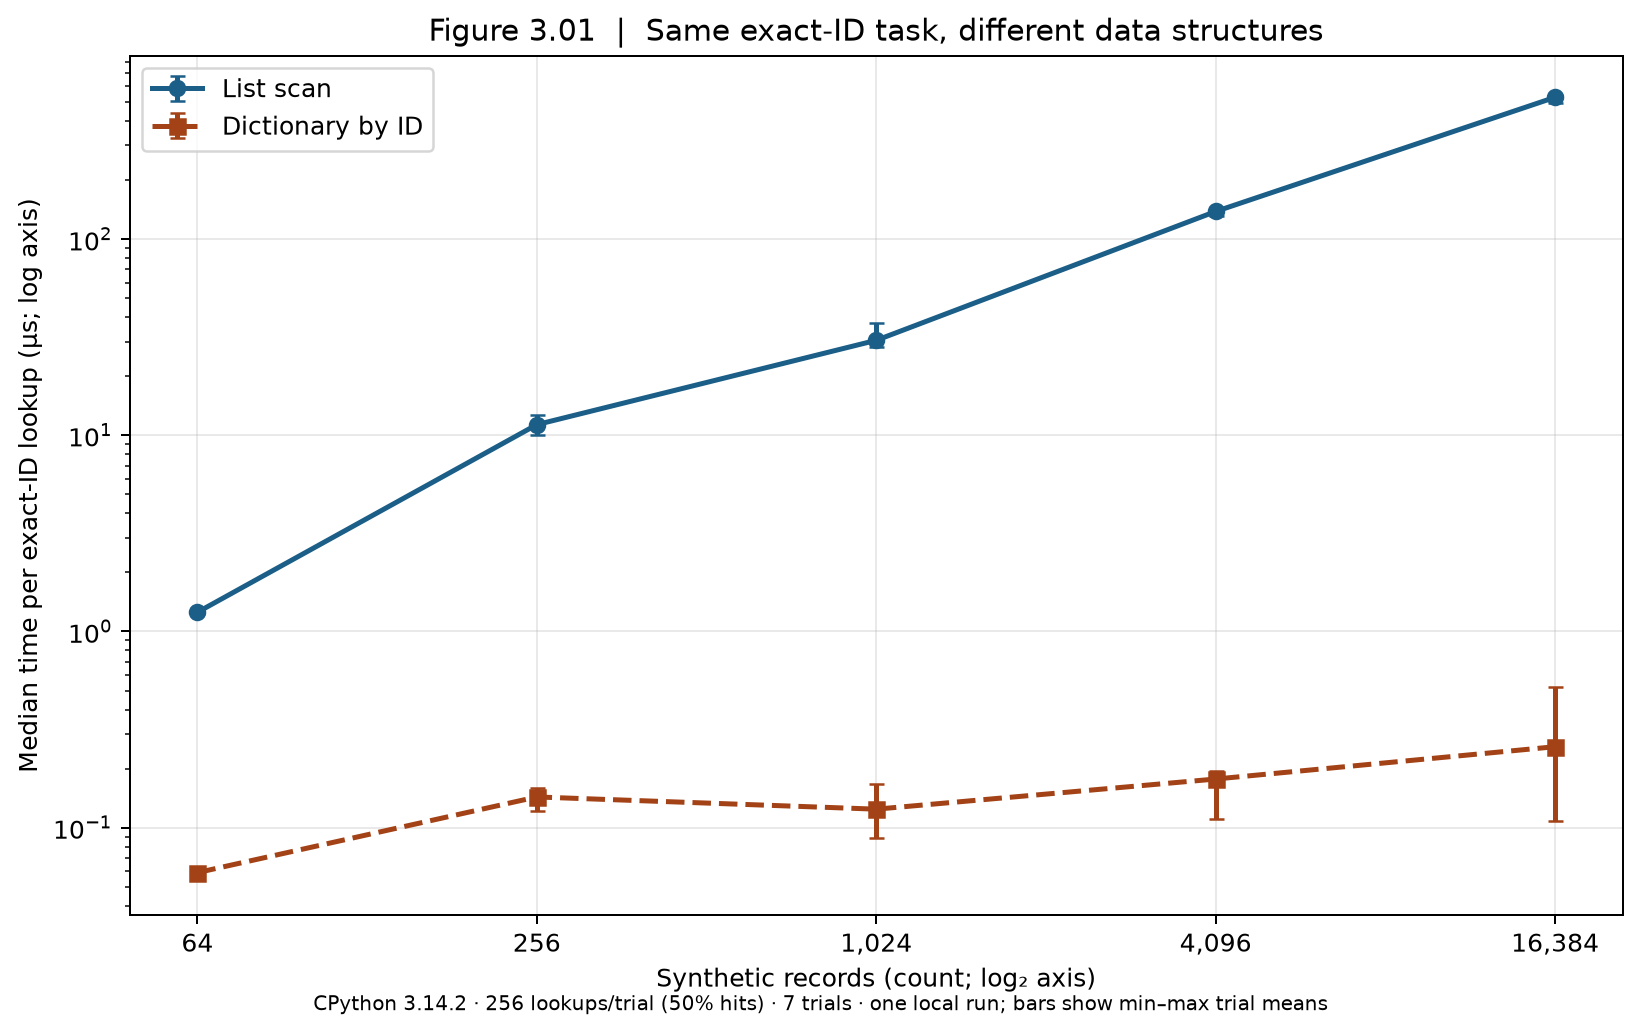

Generate this figure with Python:
"""Render Figure 3.01 from the checked-in Chapter 3 measurement record.

From the repository root:
    python visuals/chapter-03/plot-03-01-id-lookup.py

Requires matplotlib for rendering. The benchmark itself uses only the Python
standard library. This plot reports observed timings, not a universal speedup.
"""

import json
from pathlib import Path

import matplotlib

matplotlib.use("Agg")
import matplotlib.pyplot as plt

matplotlib.rcParams["svg.hashsalt"] = "chapter-03-figure-01"


HERE = Path(__file__).resolve().parent
ROOT = HERE.parents[1]
DATA = ROOT / "projects" / "V0" / "chapter-03-measurements.json"


def main():
    report = json.loads(DATA.read_text(encoding="utf-8"))
    rows = report["results"]
    sizes = [row["records"] for row in rows]
    figure, axis = plt.subplots(figsize=(9, 5.5), layout="constrained")
    for label, center, samples, color, marker, line in (
        ("List scan", "scan_median_us_per_lookup", "scan_us_per_lookup_samples", "#1b5e87", "o", "-"),
        ("Dictionary by ID", "dict_median_us_per_lookup", "dict_us_per_lookup_samples", "#a34216", "s", "--"),
    ):
        medians = [row[center] for row in rows]
        low = [row[center] - min(row[samples]) for row in rows]
        high = [max(row[samples]) - row[center] for row in rows]
        axis.errorbar(
            sizes,
            medians,
            yerr=[low, high],
            label=label,
            color=color,
            marker=marker,
            linestyle=line,
            linewidth=2,
            markersize=6,
            capsize=3,
        )
    axis.set_xscale("log", base=2)
    axis.set_yscale("log")
    axis.set_xticks(sizes, [f"{size:,}" for size in sizes])
    axis.set_xlabel("Synthetic records (count; log₂ axis)")
    axis.set_ylabel("Median time per exact-ID lookup (µs; log axis)")
    axis.set_title("Figure 3.01  |  Same exact-ID task, different data structures")
    axis.grid(True, which="major", alpha=0.27)
    axis.legend(loc="upper left", frameon=True)
    figure.text(
        0.5,
        -0.015,
        f"{report['python_implementation']} {report['python']} · {rows[0]['queries_per_trial']} lookups/trial "
        f"(50% hits) · {rows[0]['trials']} trials · one local run; bars show min–max trial means",
        ha="center",
        va="bottom",
        fontsize=8,
    )
    for suffix in ("svg", "png"):
        destination = HERE / f"plot-03-01-id-lookup.{suffix}"
        figure.savefig(destination, dpi=180, bbox_inches="tight", metadata={"Date": None})
        if suffix == "svg":
            # Matplotlib leaves spaces at the ends of multi-line path commands.
            # The SVG parser treats a newline as whitespace, so trim those
            # spaces to keep the editable/rendered artifact diff-clean.
            source = destination.read_text(encoding="utf-8")
            destination.write_text(
                "\n".join(line.rstrip() for line in source.splitlines()) + "\n",
                encoding="utf-8",
            )
        print(destination)
    plt.close(figure)


if __name__ == "__main__":
    main()
